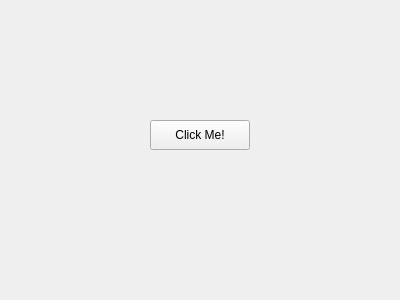
<?xml version="1.0" encoding="UTF-8"?>
<ui version="4.0">
 <class>MainWindow</class>
 <widget class="QMainWindow" name="MainWindow">
  <property name="geometry">
   <rect>
    <x>0</x>
    <y>0</y>
    <width>400</width>
    <height>300</height>
   </rect>
  </property>
  <property name="windowTitle">
   <string>My Qt App</string>
  </property>
  <widget class="QWidget" name="centralwidget">
   <widget class="QPushButton" name="pushButton">
    <property name="text">
     <string>Click Me!</string>
    </property>
    <property name="geometry">
     <rect>
      <x>150</x>
      <y>120</y>
      <width>100</width>
      <height>30</height>
     </rect>
    </property>
   </widget>
  </widget>
 </widget>
 <resources/>
 <connections/>
</ui>
